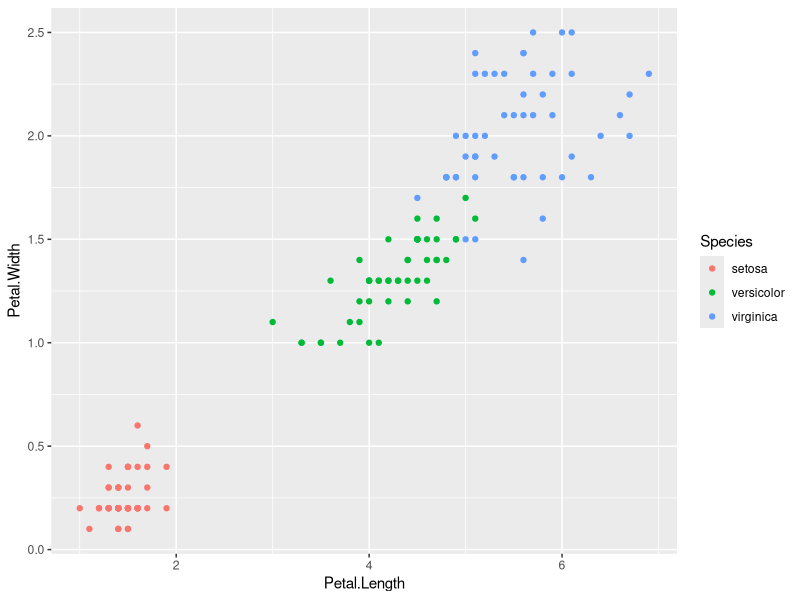
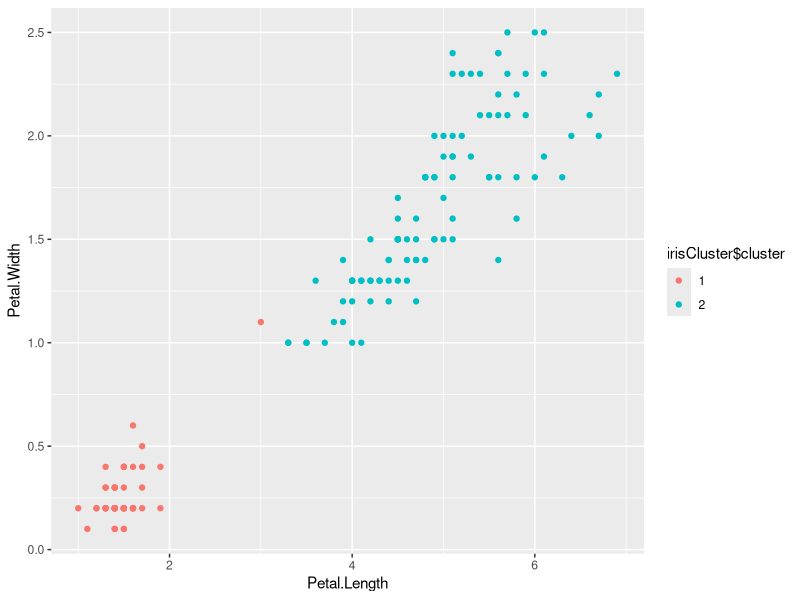
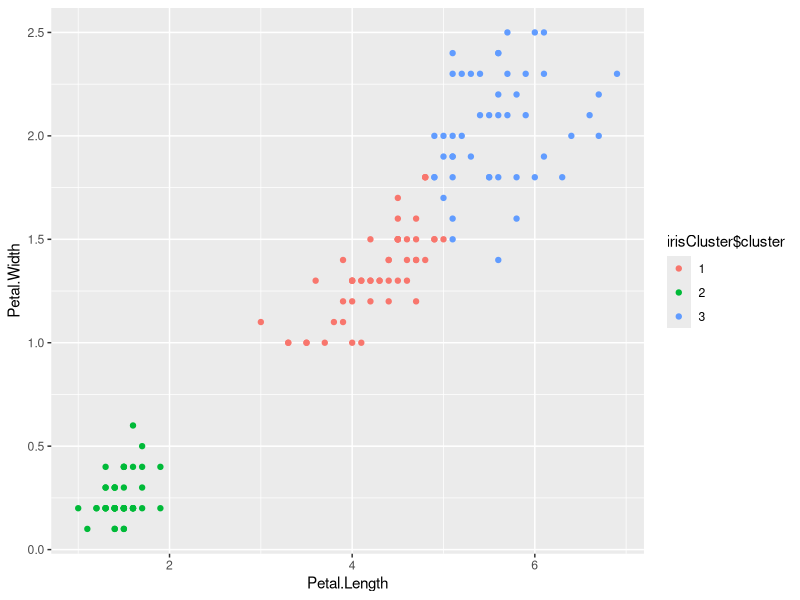
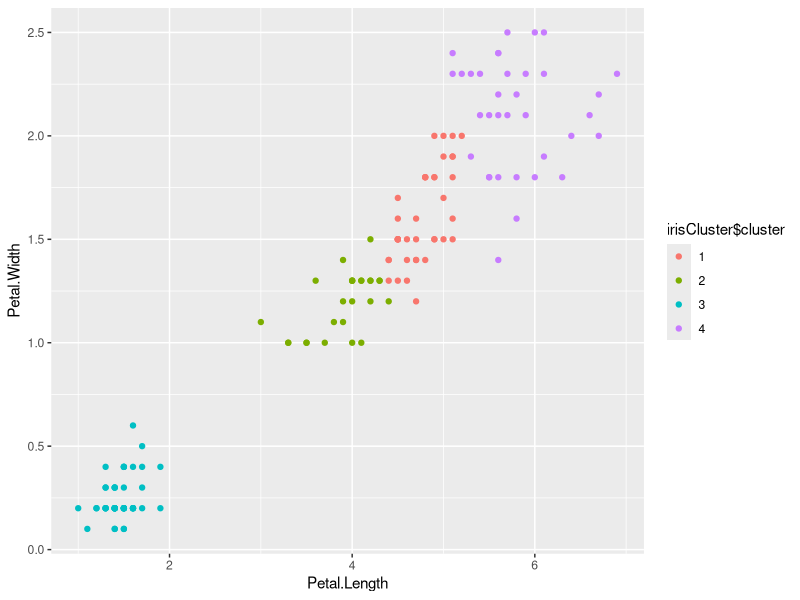
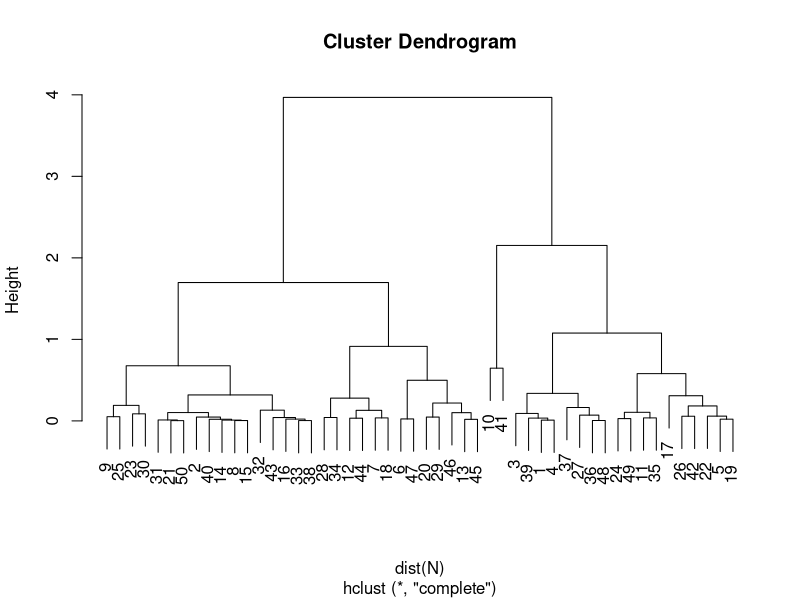

The R source for these figures, in order:
install.packages("ggplot2")
install.packages("datasets")
library(datasets)
head(iris)
library(ggplot2)

#     MAIN

#     TASK 1
ggplot(iris, aes(Petal.Length, Petal.Width, color = Species)) + geom_point()
#     Task 2
# K = 2
set.seed (0) 
irisCluster <- kmeans (iris [, 3: 4], 2, nstart = 20) 

irisCluster 

table(irisCluster$cluster, iris$Species)

irisCluster$cluster <- as.factor(irisCluster$cluster)
ggplot(iris, aes(Petal.Length, Petal.Width, color = irisCluster$cluster)) + geom_point()

# K = 3
set.seed (0) 
irisCluster <- kmeans (iris [, 3: 4], 3, nstart = 20) 

irisCluster 

table(irisCluster$cluster, iris$Species)

irisCluster$cluster <- as.factor(irisCluster$cluster)
ggplot(iris, aes(Petal.Length, Petal.Width, color = irisCluster$cluster)) + geom_point()

# k = 4 
set.seed (0) 
irisCluster <- kmeans (iris [, 3: 4], 4, nstart = 20) 

irisCluster 

table(irisCluster$cluster, iris$Species)

irisCluster$cluster <- as.factor(irisCluster$cluster)
ggplot(iris, aes(Petal.Length, Petal.Width, color = irisCluster$cluster)) + geom_point()
#           Task 3
set.seed (0)
irisCluster <- kmeans (iris [, 3: 4], 2, nstart = 20) 
#           TASK 4
set.seed(0) 
N=matrix(rnorm(10*5))
hc.complete = hclust(dist(N), method="complete") 
plot(hc.complete) 
cutree(hc.complete,h = 4.9)


print(sample(1:30, size = 5, replace = FALSE))






d <- data.frame(x1=rnorm(10),
                x2=rnorm(10),
                x3=rnorm(10))
cor(d)







cbind(c(1,2,3),c(4,5,6))







